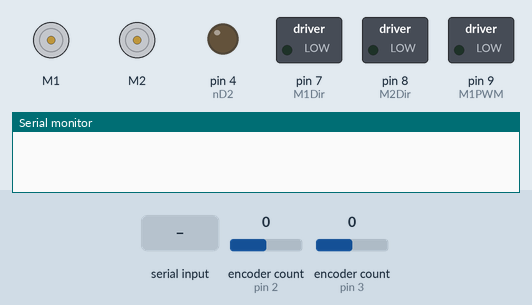
Bench run of a sketch on a simulated Arduino Uno, built with avr-gcc and run on an emulated ATmega328P. Parts: 2 × DC motor (green arrow = forward, orange = backward, longer = faster), switched loads named in the sketch (green lamp = pin HIGH), output pins drawn as LEDs (lit = HIGH), the last lines printed to the serial monitor. The inputs (shaded band) are chosen by the test bench; at power-on: encoder count (sensors on pin 2, pin 3) 0.

Above: at 1.2 s.
1.3 s: "1,90\n" received over Serial
At 1.45 s:
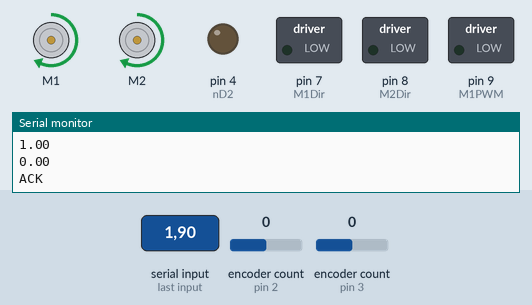
At 2.8 s:
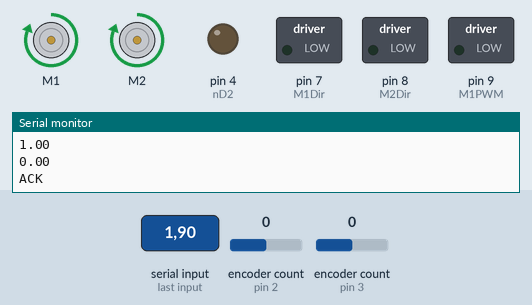
Timing chart, 0 to 4.3 s (numbered marks = the images above; inputs shaded):
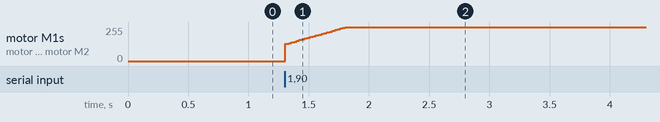

The sketch:

SerialCommMovement.ino
```cpp
//moving the system a dedicated amount of feet (still needs to be tested).
#include <Encoder.h>
#include "DualMC33926MotorShield.h" //PWm goes from -400 to 400
#include <AutoPID.h>

//COMMS
#define COMMS_BUFFER 64

//Pin setup
#define nD2 4 //tri-state disables both outputs of both motor channels when low
#define M1Dir 7 // Motor 1 direction input (voltage sign M1)
#define M2Dir 8 // motor 2 direction input (Voltage sign M2)
#define M1PWM 9 // Motor 1 speed input (Command Voltage M1)
#define M2PWM 10 // Motor 2 speed input (command Votlage M2)
#define nSF 12 //Status flag

// Control variables
#define kp_P (4)//Positional por. gain
#define kd_P (100)//Positional dif. gain
#define ki_P (0)//Positional int. gain

#define kp_A (50)     //Wheel 2 velocity por. gain
#define kd_A (100)  //Wheel 2 velocity dif. gain
#define ki_A (100)   //Wheel 2 velocity int. gain

#define kp_B (50)   //Wheel 2 velocity por. gain
#define kd_B (100)  //Wheel 2 velocity dif. gain
#define ki_B (100)   //Wheel 2 velocity int. gain


//COMMS Variables:
byte comm_buffer[COMMS_BUFFER];
String Test_MSG;

Encoder MotorEncoder1(2,5); //used 2 and 3 as they have the best interrupt timing, will need to change when adding second motor
Encoder MotorEncoder2(3,6); //used 2 and 3 as they have the best interrupt timing, will need to change when adding second motor

double counter1=0; //counter for motor 1 and 2 resp.
double counter2=0;

double counter1_offset=0; //counter for motor 1 and 2 resp.
double counter2_offset=0;

double rev1=0;
double rev2=0;// revolutions made for motor 1 and 2 resp.

double Rad1=0;
double Rad2=0;

double Vel_A=0; // Radial Velocity of motor 1
double Vel_B=0; // Radial Velocity of motor 2

double Rad1Prev=0;
double Rad2Prev=0;

double Position_RA=0;//Current distance traveled calculated
double Position_RB=0;//Current distance traveled calculated


double output_A=0;
double output_B=0;
double output_RA=0;
double output_RB=0;

double setpoint_A=0; //Wanted wheel 1 velocity
double setpoint_B=0; //Wanted wheel 2 velocity
double setpoint_RA=0; // distance to be traveled in feet
double setpoint_RB=0;

double r=2.88/12;// Radius of wheel in feet
double Radius=0; //Radius of circle
double d=(13.125/2)/12; //Distance wheel to center in feet
double omega=0; //angle {Rad}
//double Des_time=(pow((.403/des_Rad),-1)*1000);

double Time_1=0; // time delay for next interval
double Interval_time=5;//sample interval time =5ms

//Initialize PID class variables
AutoPID Vel_A_PID(&Vel_A,&setpoint_A,&output_A,-400,400,kp_A,ki_A,kd_A);
AutoPID Vel_B_PID(&Vel_B,&setpoint_B,&output_B,-400,400,kp_B,ki_B,kd_B);

AutoPID RotationalPositionA_PID(&Position_RA,&setpoint_RA,&output_RA,-10,10,kp_P,ki_P,kd_P);
AutoPID RotationalPositionB_PID(&Position_RB,&setpoint_RB,&output_RB,-10,10,kp_P,ki_P,kd_P);

//AutoPID myPID(&Position,&setpoint_B,&output_B,-400,400,kp,ki,kd);

DualMC33926MotorShield motor_shield;

void setup() {
  // put your setup code here, to run once:
   pinMode(nD2,OUTPUT);
   pinMode(M1Dir,OUTPUT);
   pinMode(M2Dir,OUTPUT);
   pinMode(M1PWM,OUTPUT);
   pinMode(M1PWM,OUTPUT);
   pinMode(nSF,INPUT);
   motor_shield.init();
   Serial.begin (250000);//baud rate set to 250000
   Vel_A_PID.setTimeStep(Interval_time);
   Vel_B_PID.setTimeStep(Interval_time);
   RotationalPositionA_PID.setTimeStep(Interval_time);
   RotationalPositionB_PID.setTimeStep(Interval_time);

}

//Convert serial data in char array to radius and theta values
void convert_Serial_Data(double *radius, double *theta, char *data){
  static char delims[] = " \t\n";
  String message;
  message = strtok(data, delims);
  (*radius) = message.toFloat();
  message = strtok(NULL, delims);
  (*theta)  = message.toFloat();
}

void loop() {

while(millis()> Time_1 + Interval_time)
{

  if (Serial.available() > 0){                          //checks if bytes were sent
    Serial.readBytesUntil('\n',comm_buffer,COMMS_BUFFER);                  //reads in all the bytes
    convert_Serial_Data(&Radius, &omega, comm_buffer);

    sprintf(comm_buffer, "Radius: %d\n\r", Radius);
    Test_MSG = comm_buffer;
    Serial.println(Radius);
    sprintf(comm_buffer, "Omega: %d\n\r", omega);
    Test_MSG = comm_buffer;
    Serial.println(omega);
    Serial.println("ACK");

    counter1_offset = MotorEncoder1.read();
    counter2_offset = MotorEncoder2.read();

    Rad1Prev = 0;
    Rad2Prev = 0;
  }

  //Grab motor encoder counts
   counter1=MotorEncoder1.read() - counter1_offset; //get motor counts for motor 1
   counter2=MotorEncoder2.read() - counter2_offset;  //get motor counts for motor 2

   //Convert encoder counts to rotations
   rev1=(counter1)/(64*50); // Get revolutions made for motor 1
   rev2=(counter2)/(64*50); // Get revolutions made for motor 2

   //Convert motor rotations to radians
   Rad1=rev1*6.2832; // Get radians for motor 1
   Rad2=rev2*6.2832; // Get radians for motor 2

    //Calculate radial velocity of each wheel
   Vel_A=(Rad1-Rad1Prev)/(Interval_time/1000); //{Rad/s}
   Vel_B=(Rad2-Rad2Prev)/(Interval_time/1000); //{Rad/s}

    //Determine linear distance each wheel travels
   Position_RA=2*3.14*r*rev1;
   Position_RB=2*3.14*r*rev2;

    //Calculate setpoints for linear distance of each wheel
    if(omega != 0){
     setpoint_RA=(omega*(Radius+d));
     setpoint_RB=(omega*(Radius-d));
    }else{
      setpoint_RA=(Radius);
      setpoint_RB=(Radius);
    }

   //Run Rotational position PID
   RotationalPositionA_PID.run();
   RotationalPositionB_PID.run();

  //Get new velocity setpoints
   setpoint_B=(output_RB); // Get current linear velocity for motor 2 {Rad/s}
   setpoint_A=(output_RA); // Get current linear velocity for motor 1 {Rad/s}

  //Update velocity PID
   Vel_A_PID.run();
   Vel_B_PID.run();

  //Push control values to motor output
   motor_shield.setM1Speed(output_A);
   motor_shield.setM2Speed(output_B);
   /*
   Serial.print(Position_RA);
   Serial.print('\t');
   Serial.print(setpoint_RA);
   Serial.print('\t');
   Serial.print(Position_RB);
   Serial.print('\t');
   Serial.print(setpoint_RB);
   Serial.println('\t');
   /*
   Serial.print(Vel_A);
   Serial.print('\t');
   Serial.print(setpoint_A);
   Serial.print('\t');
   Serial.print(Vel_B);
   Serial.print('\t');
   Serial.print(setpoint_B);
   Serial.print('\t');
   Serial.print(Radius);
   Serial.print('\t');
   Serial.print(omega);
   Serial.print('\n');
   */
   Rad1Prev=Rad1;
   Rad2Prev=Rad2;

   Time_1+=Interval_time; //Change time so it runs at an incremeted 10ms
  }

}
```

Measured:
- after the input at 1.3 s, motor M1, motor M2: moves from stopped to forward 255/255 over 0.50 s, starting at once
